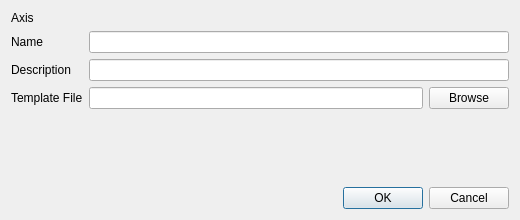
<?xml version="1.0" encoding="UTF-8"?>
<ui version="4.0">
 <class>TemplateConfigDialog</class>
 <widget class="QDialog" name="TemplateConfigDialog">
  <property name="geometry">
   <rect>
    <x>0</x>
    <y>0</y>
    <width>520</width>
    <height>220</height>
   </rect>
  </property>
  <property name="windowTitle">
   <string>Save Template Config</string>
  </property>
  <layout class="QVBoxLayout" name="verticalLayout">
   <item>
    <layout class="QFormLayout" name="formLayout">
     <item row="0" column="0">
      <widget class="QLabel" name="label_axis">
       <property name="text">
        <string>Axis</string>
       </property>
      </widget>
     </item>
     <item row="0" column="1">
      <widget class="QLabel" name="label_axis_value">
       <property name="text">
        <string/>
       </property>
      </widget>
     </item>
     <item row="1" column="0">
      <widget class="QLabel" name="label_name">
       <property name="text">
        <string>Name</string>
       </property>
      </widget>
     </item>
     <item row="1" column="1">
      <widget class="QLineEdit" name="lineEdit_template_name"/>
     </item>
     <item row="2" column="0">
      <widget class="QLabel" name="label_desc">
       <property name="text">
        <string>Description</string>
       </property>
      </widget>
     </item>
     <item row="2" column="1">
      <widget class="QLineEdit" name="lineEdit_template_desc"/>
     </item>
     <item row="3" column="0">
      <widget class="QLabel" name="label_file">
       <property name="text">
        <string>Template File</string>
       </property>
      </widget>
     </item>
     <item row="3" column="1">
      <layout class="QHBoxLayout" name="horizontalLayout">
       <item>
        <widget class="QLineEdit" name="lineEdit_template_file"/>
       </item>
       <item>
        <widget class="QPushButton" name="pushButton_browse_template_file">
         <property name="text">
          <string>Browse</string>
         </property>
        </widget>
       </item>
      </layout>
     </item>
    </layout>
   </item>
   <item>
    <widget class="QDialogButtonBox" name="buttonBox">
     <property name="orientation">
      <enum>Qt::Horizontal</enum>
     </property>
     <property name="standardButtons">
      <set>QDialogButtonBox::Cancel|QDialogButtonBox::Ok</set>
     </property>
    </widget>
   </item>
  </layout>
 </widget>
 <resources/>
 <connections>
  <connection>
   <sender>buttonBox</sender>
   <signal>accepted()</signal>
   <receiver>TemplateConfigDialog</receiver>
   <slot>accept()</slot>
   <hints>
    <hint type="sourcelabel">
     <x>248</x>
     <y>195</y>
    </hint>
    <hint type="destinationlabel">
     <x>248</x>
     <y>109</y>
    </hint>
   </hints>
  </connection>
  <connection>
   <sender>buttonBox</sender>
   <signal>rejected()</signal>
   <receiver>TemplateConfigDialog</receiver>
   <slot>reject()</slot>
   <hints>
    <hint type="sourcelabel">
     <x>316</x>
     <y>195</y>
    </hint>
    <hint type="destinationlabel">
     <x>248</x>
     <y>109</y>
    </hint>
   </hints>
  </connection>
 </connections>
</ui>
